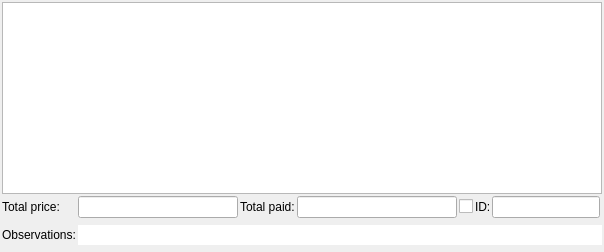
           <widget class="QFrame" name="frmPayTableUtilities">
            <property name="minimumSize">
             <size>
              <width>0</width>
              <height>0</height>
             </size>
            </property>
            <property name="frameShape">
             <enum>QFrame::NoFrame</enum>
            </property>
            <property name="frameShadow">
             <enum>QFrame::Plain</enum>
            </property>
            <layout class="QVBoxLayout" name="layoutPayTableUtility">
             <property name="spacing">
              <number>2</number>
             </property>
             <property name="leftMargin">
              <number>2</number>
             </property>
             <property name="topMargin">
              <number>2</number>
             </property>
             <property name="rightMargin">
              <number>2</number>
             </property>
             <property name="bottomMargin">
              <number>2</number>
             </property>
             <item>
              <widget class="dbTableWidget" name="tablePayments">
               <property name="minimumSize">
                <size>
                 <width>600</width>
                 <height>0</height>
                </size>
               </property>
               <property name="frameShape">
                <enum>QFrame::StyledPanel</enum>
               </property>
               <property name="frameShadow">
                <enum>QFrame::Raised</enum>
               </property>
               <property name="lineWidth">
                <number>1</number>
               </property>
              </widget>
             </item>
             <item>
              <layout class="QGridLayout" name="gridLayout_2">
               <item row="2" column="0">
                <widget class="QLabel" name="lblTotalPay">
                 <property name="sizePolicy">
                  <sizepolicy hsizetype="Preferred" vsizetype="Fixed">
                   <horstretch>0</horstretch>
                   <verstretch>0</verstretch>
                  </sizepolicy>
                 </property>
                 <property name="minimumSize">
                  <size>
                   <width>0</width>
                   <height>0</height>
                  </size>
                 </property>
                 <property name="maximumSize">
                  <size>
                   <width>16777215</width>
                   <height>40</height>
                  </size>
                 </property>
                 <property name="frameShape">
                  <enum>QFrame::NoFrame</enum>
                 </property>
                 <property name="frameShadow">
                  <enum>QFrame::Plain</enum>
                 </property>
                 <property name="text">
                  <string>Total price:</string>
                 </property>
                 <property name="textFormat">
                  <enum>Qt::PlainText</enum>
                 </property>
                </widget>
               </item>
               <item row="4" column="0">
                <widget class="QLabel" name="lblPayObs">
                 <property name="minimumSize">
                  <size>
                   <width>0</width>
                   <height>30</height>
                  </size>
                 </property>
                 <property name="maximumSize">
                  <size>
                   <width>16777215</width>
                   <height>40</height>
                  </size>
                 </property>
                 <property name="frameShape">
                  <enum>QFrame::NoFrame</enum>
                 </property>
                 <property name="frameShadow">
                  <enum>QFrame::Plain</enum>
                 </property>
                 <property name="text">
                  <string>Observations:</string>
                 </property>
                 <property name="textFormat">
                  <enum>Qt::PlainText</enum>
                 </property>
                </widget>
               </item>
               <item row="4" column="1" colspan="6">
                <widget class="vmLineEdit" name="txtPayObs">
                 <property name="minimumSize">
                  <size>
                   <width>0</width>
                   <height>0</height>
                  </size>
                 </property>
                 <property name="frame">
                  <bool>false</bool>
                 </property>
                </widget>
               </item>
               <item row="2" column="3">
                <widget class="vmLineEdit" name="txtPayTotalPaid">
                 <property name="readOnly">
                  <bool>true</bool>
                 </property>
                </widget>
               </item>
               <item row="2" column="2">
                <widget class="QLabel" name="lblPayTotalPaid">
                 <property name="sizePolicy">
                  <sizepolicy hsizetype="Preferred" vsizetype="Fixed">
                   <horstretch>0</horstretch>
                   <verstretch>0</verstretch>
                  </sizepolicy>
                 </property>
                 <property name="text">
                  <string>Total paid:</string>
                 </property>
                </widget>
               </item>
               <item row="2" column="1">
                <widget class="vmLineEdit" name="txtPayTotalPrice">
                 <property name="minimumSize">
                  <size>
                   <width>0</width>
                   <height>0</height>
                  </size>
                 </property>
                 <property name="maximumSize">
                  <size>
                   <width>180</width>
                   <height>16777215</height>
                  </size>
                 </property>
                 <property name="inputMethodHints">
                  <set>Qt::ImhDigitsOnly|Qt::ImhNoPredictiveText</set>
                 </property>
                 <property name="readOnly">
                  <bool>false</bool>
                 </property>
                </widget>
               </item>
               <item row="2" column="4">
                <widget class="vmCheckBox" name="chkPayOverdue">
                 <property name="text">
                  <string/>
                 </property>
                </widget>
               </item>
               <item row="2" column="5">
                <layout class="QHBoxLayout" name="horizontalLayout_12">
                 <property name="spacing">
                  <number>1</number>
                 </property>
                 <item>
                  <widget class="QLabel" name="lblPayID">
                   <property name="sizePolicy">
                    <sizepolicy hsizetype="Fixed" vsizetype="Fixed">
                     <horstretch>0</horstretch>
                     <verstretch>0</verstretch>
                    </sizepolicy>
                   </property>
                   <property name="maximumSize">
                    <size>
                     <width>50</width>
                     <height>16777215</height>
                    </size>
                   </property>
                   <property name="text">
                    <string>ID:</string>
                   </property>
                  </widget>
                 </item>
                 <item>
                  <widget class="vmLineEdit" name="txtPayID">
                   <property name="sizePolicy">
                    <sizepolicy hsizetype="Fixed" vsizetype="Fixed">
                     <horstretch>0</horstretch>
                     <verstretch>0</verstretch>
                    </sizepolicy>
                   </property>
                   <property name="maximumSize">
                    <size>
                     <width>16777215</width>
                     <height>16777215</height>
                    </size>
                   </property>
                   <property name="focusPolicy">
                    <enum>Qt::ClickFocus</enum>
                   </property>
                   <property name="readOnly">
                    <bool>true</bool>
                   </property>
                  </widget>
                 </item>
                </layout>
               </item>
              </layout>
             </item>
            </layout>
           </widget>
